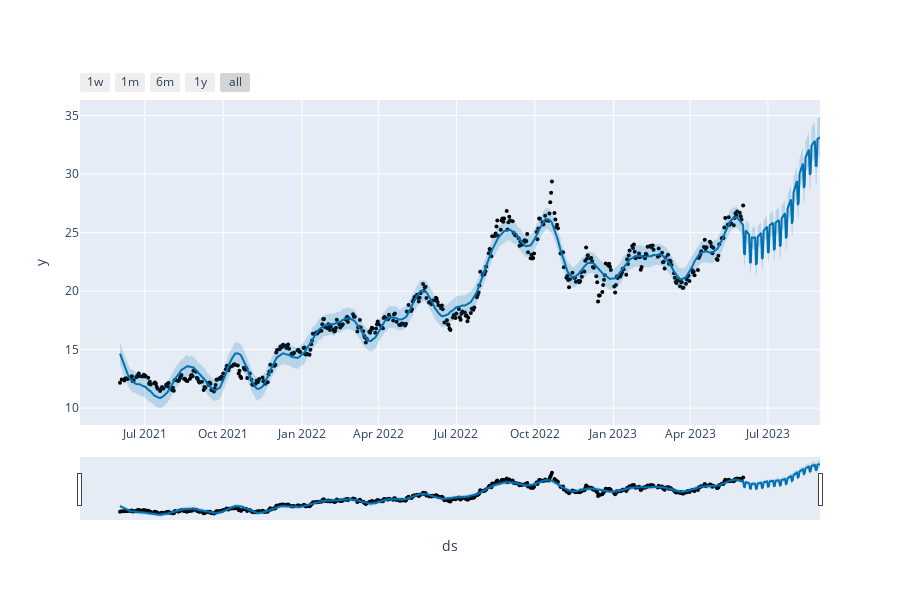

Notebook cell for this chart:
### Markdown cell above
#### Gerar visualização gráfica

### Code cell
plot_plotly(modelo, previsoes)

### Figure 1 — Plotly figure (JSON) as saved in the notebook; plotly's stock layout.template omitted (floating-point values rounded to 4 significant figures; data arrays with more than 128 entries replaced by an {"elided": "..."} marker saying what was removed)
{"data": [{"marker": {"color": "black", "size": 4}, "mode": "markers", "name": "Actual", "type": "scatter", "x": {"elided": "499 str values"}, "y": {"elided": "499 float values"}}, {"hoverinfo": "skip", "line": {"width": 0}, "mode": "lines", "type": "scatter", "x": {"elided": "589 str values"}, "y": {"elided": "589 float values"}}, {"fill": "tonexty", "fillcolor": "rgba(0, 114, 178, 0.2)", "line": {"color": "#0072B2", "width": 2}, "mode": "lines", "name": "Predicted", "type": "scatter", "x": {"elided": "589 str values"}, "y": {"elided": "589 float values"}}, {"fill": "tonexty", "fillcolor": "rgba(0, 114, 178, 0.2)", "hoverinfo": "skip", "line": {"width": 0}, "mode": "lines", "type": "scatter", "x": {"elided": "589 str values"}, "y": {"elided": "589 float values"}}], "layout": {"height": 600, "showlegend": false, "width": 900, "xaxis": {"rangeselector": {"buttons": [{"count": 7, "label": "1w", "step": "day", "stepmode": "backward"}, {"count": 1, "label": "1m", "step": "month", "stepmode": "backward"}, {"count": 6, "label": "6m", "step": "month", "stepmode": "backward"}, {"count": 1, "label": "1y", "step": "year", "stepmode": "backward"}, {"step": "all"}]}, "rangeslider": {"visible": true}, "title": {"text": "ds"}, "type": "date"}, "yaxis": {"title": {"text": "y"}}}}
